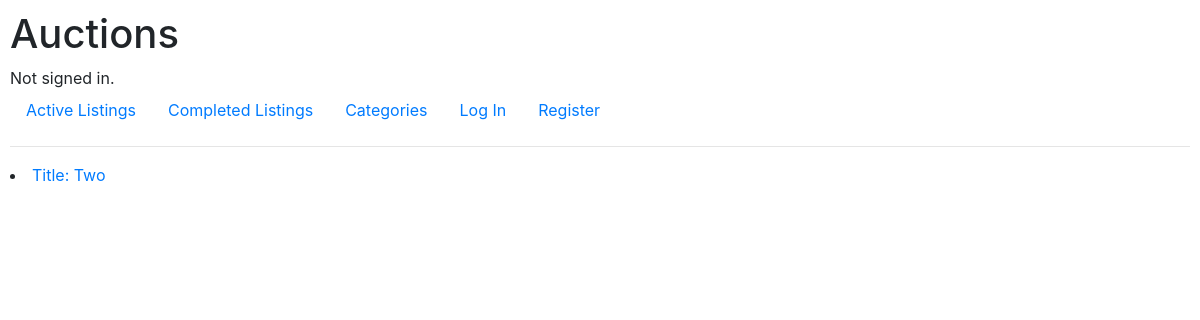
Page /categories/Motors on the earlier database version.
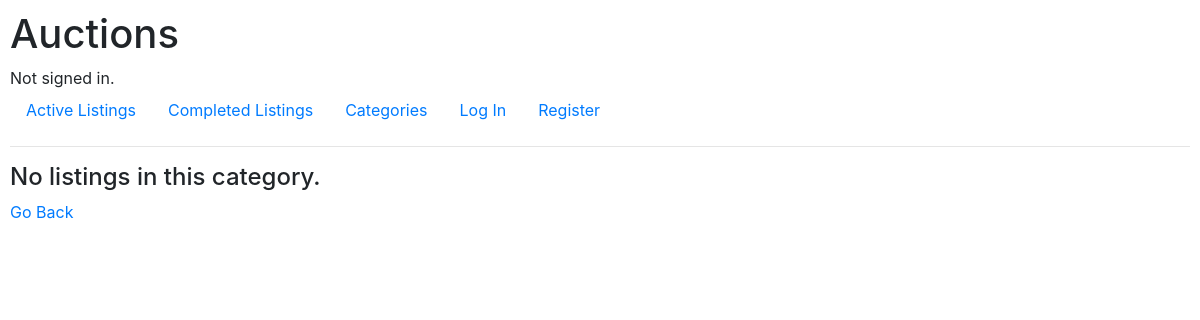
Same page on the later database version.
### auctions/models.py (models this page shows)
class Listing(models.Model):
    CATEGORIES = [
        ("MOT", "Motors"),
        ("ART", "Collectibles & Art"),
        ("ELE", "Electronics"),
        ("H&G", "Home & Garden"),
        ("C&A", "Clothing & Accessories"),
        ("TOY", "Toys"),
        ("SPG", "Sporting Goods"),
        ("B&I", "Business & Industrial"),
        ("J&W", "Jewelry & Watches")
    ]
    title = models.CharField(max_length=100)
    description = models.TextField()
    price = models.DecimalField(max_digits=19, decimal_places=2, default=0.00)
    creator = models.ForeignKey(User, on_delete=models.CASCADE, related_name="listings")
    category = models.CharField(max_length=3, choices=CATEGORIES)
    image_URL = models.URLField(blank=True)
    active = models.BooleanField(default=True)
    def __str__(self):
        content = (
            f"Title: {self.title}"
        )
        return content

### auctions/views.py (the view)
# urls.py: path("categories/<str:category>", views.category_search, name="category_search"),
def category_search(request, category):
    if request.method == "POST":
        return render(request, "auctions/error.html", {
            "code": 405,
            "message": "Request method 'POST' not allowed at this address."
        })
    categories = Listing.CATEGORIES
    for i in categories:
        if category.lower() == i[1].lower():
            category_code = i[0]
        else:
            pass
    listings = Listing.objects.filter(category=category_code, active=True)
    return render(request, "auctions/filtered_listings.html", {
        "listings": listings
    })

### auctions/templates/auctions/filtered_listings.html
{% extends "auctions/layout.html" %}
{% block body %}
    {% for listing in listings %}
        <li>
            <a href="{% url 'auctions:listing' listing.id %}">
                {{ listing }}
        </li>
    {% empty %}
        <h4>No listings in this category.</h4>
        <span>
            <a href="{% url 'auctions:categories' %}">Go Back</a>
        </span>
    {% endfor %}
{% endblock %}

Differences in the rows shown:
removed Listing: title "Title: Two"
Other differences:
text now shown: "No listings in this category. Go Back"
